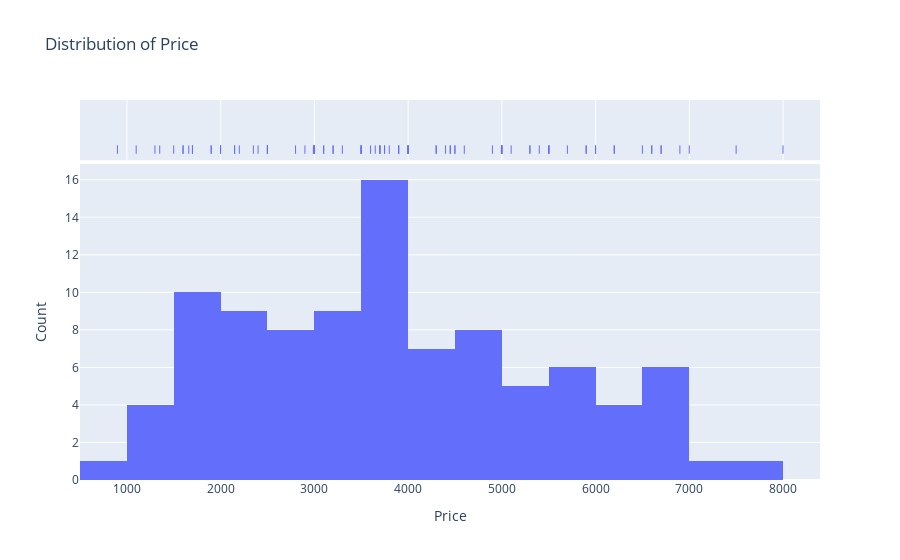

Notebook cell for this chart:
### Code cell
import plotly.express as px
import pandas as pd

# Create interactive histogram with plotly
fig = px.histogram(df, x='price', title='Distribution of Price', nbins=20, marginal='rug')

# Customize layout
fig.update_layout(
    xaxis_title='Price',
    yaxis_title='Count',
)

# Show plot
fig.show()

### Figure 1 — Plotly figure (JSON) as saved in the notebook; plotly's stock layout.template omitted (floating-point values rounded to 4 significant figures)
{"data": [{"alignmentgroup": "True", "bingroup": "x", "hovertemplate": "price=%{x}<br>count=%{y}<extra></extra>", "legendgroup": "", "marker": {"color": "#636efa", "pattern": {"shape": ""}}, "name": "", "nbinsx": 20, "offsetgroup": "", "orientation": "v", "showlegend": false, "type": "histogram", "x": [5099, 5899, 4899, 3699, 1350, 3498, 3599, 6000, 1999, 5299, 2499, 1999, 3748, 2149, 3799, 6699, 2799, 4999, 3999, 3999, 4599, 3899, 4299, 5399, 3999, 3699, 4999, 4999, 6899, 3899, 5504, 2999, 5299, 1699, 2899, 3699, 1599, 1099, 6699, 2999, 2999, 2999, 2999, 2499, 4499, 1899, 4499, 1699, 4999, 6499, 3099, 4450, 6199, 6599, 1499, 1599, 5500, 3649, 6599, 899, 2199, 2399, 4399, 3499, 2149, 2499, 3200, 1299, 5899, 6999, 1660, 1999, 1899, 3099, 3499, 5999, 3298, 3199, 3499, 5699, 3999, 3899, 4299, 3999, 2989, 7999, 7499, 4999, 3749, 4449, 2349, 4995, 5499, 6199, 2499], "xaxis": "x", "yaxis": "y"}, {"alignmentgroup": "True", "boxpoints": "all", "fillcolor": "rgba(255,255,255,0)", "hoveron": "points", "hovertemplate": "price=%{x}<extra></extra>", "jitter": 0, "legendgroup": "", "line": {"color": "rgba(255,255,255,0)"}, "marker": {"color": "#636efa", "symbol": "line-ns-open"}, "name": "", "offsetgroup": "", "showlegend": false, "type": "box", "x": [5099, 5899, 4899, 3699, 1350, 3498, 3599, 6000, 1999, 5299, 2499, 1999, 3748, 2149, 3799, 6699, 2799, 4999, 3999, 3999, 4599, 3899, 4299, 5399, 3999, 3699, 4999, 4999, 6899, 3899, 5504, 2999, 5299, 1699, 2899, 3699, 1599, 1099, 6699, 2999, 2999, 2999, 2999, 2499, 4499, 1899, 4499, 1699, 4999, 6499, 3099, 4450, 6199, 6599, 1499, 1599, 5500, 3649, 6599, 899, 2199, 2399, 4399, 3499, 2149, 2499, 3200, 1299, 5899, 6999, 1660, 1999, 1899, 3099, 3499, 5999, 3298, 3199, 3499, 5699, 3999, 3899, 4299, 3999, 2989, 7999, 7499, 4999, 3749, 4449, 2349, 4995, 5499, 6199, 2499], "xaxis": "x2", "yaxis": "y2"}], "layout": {"barmode": "relative", "legend": {"tracegroupgap": 0}, "title": {"text": "Distribution of Price"}, "xaxis": {"anchor": "y", "domain": [0, 1], "title": {"text": "Price"}}, "xaxis2": {"anchor": "y2", "domain": [0, 1], "matches": "x", "showgrid": true, "showticklabels": false}, "yaxis": {"anchor": "x", "domain": [0, 0.8316], "title": {"text": "Count"}}, "yaxis2": {"anchor": "x2", "domain": [0.8416, 1], "matches": "y2", "showgrid": false, "showline": false, "showticklabels": false, "ticks": ""}}}
